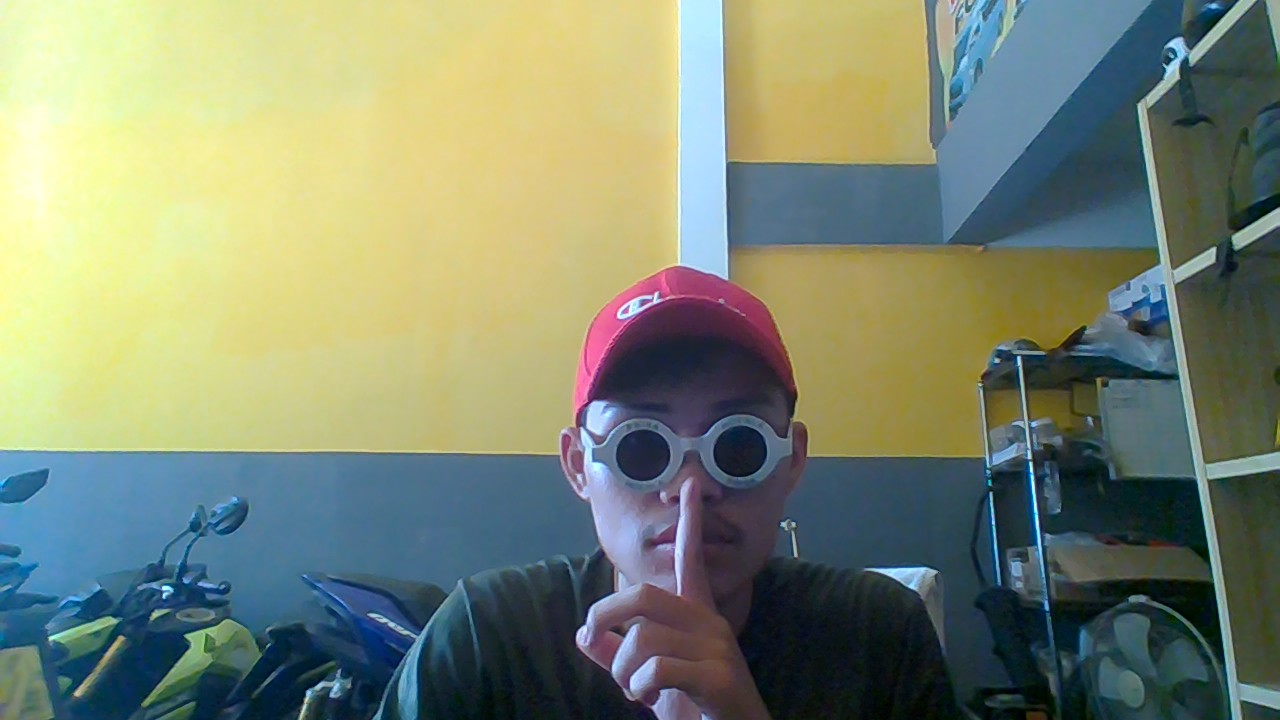
#> input picture src/test01.jpg, 1280 x 720 px
$ python readimg101.py
#> lines starting #> are read from the running program, lines starting #| are printed output that depends on the picture
import numpy as np
import cv2

# Load an color image in grayscale
img = cv2.imread('./src/test01.jpg', 0)
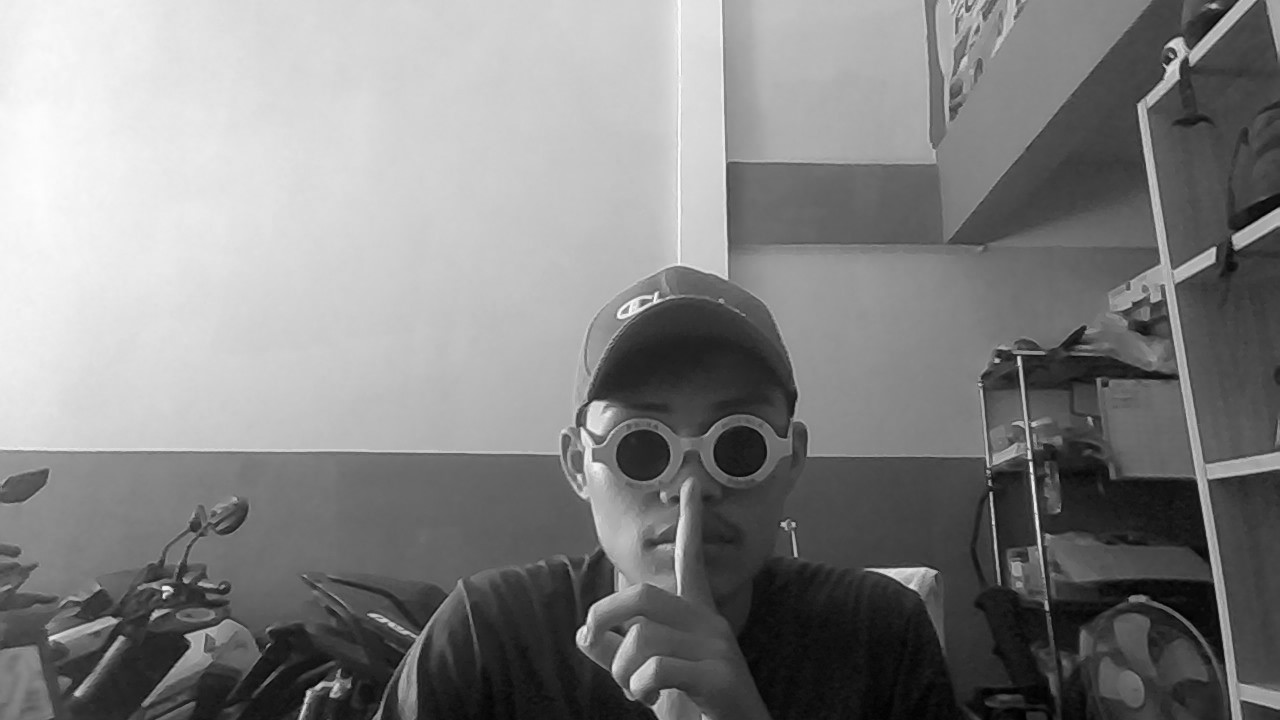
#> img: shape (720, 1280); min 0, max 255, mean 130.3

# If Load an image success would print out a metric
print(img)
#> (printed output is left out)

cv2.imshow('image', img)

# cv2.waitKey() waits for specified
# milliseconds for any keyboard event.
# If you press any key in that time,
# the program continues.
# If 0 is passed, it waits indefinitely for
# a key stroke return key press.

cv2.waitKey(0)
cv2.destroyAllWindows()

cv2.imwrite('./output/test01gray.png', img)
